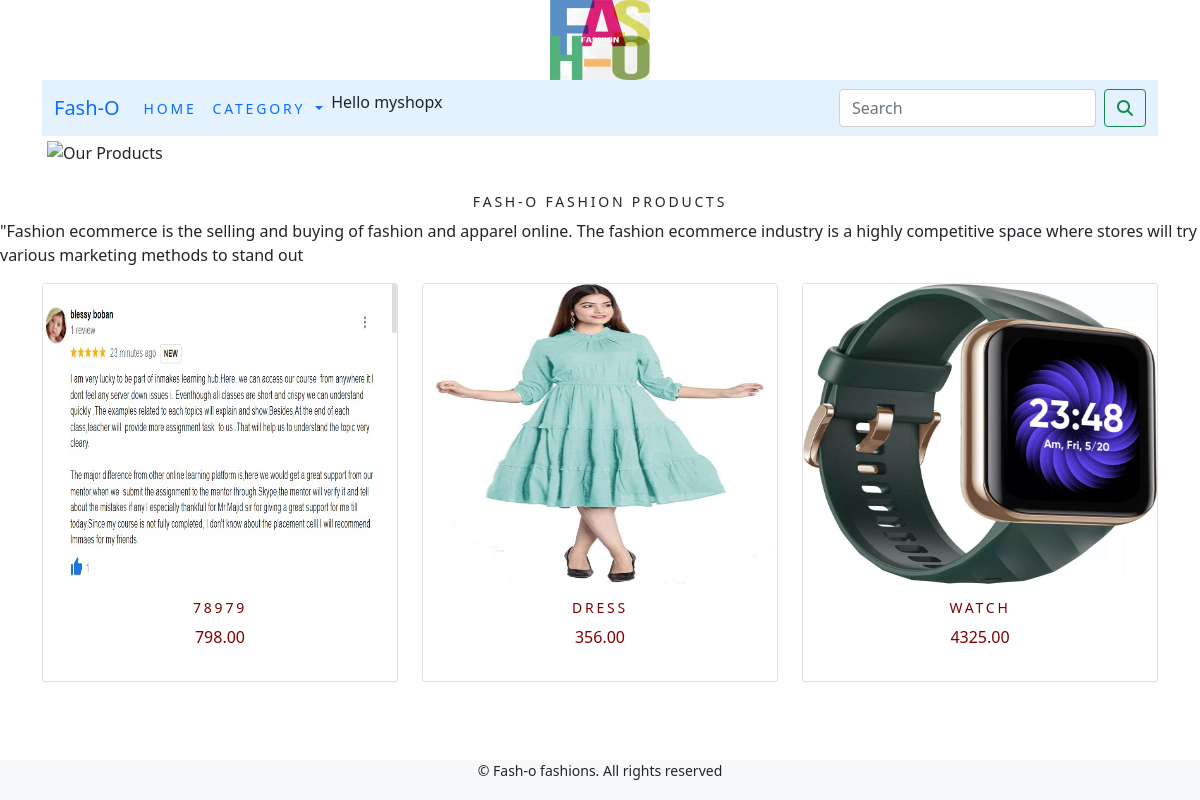
The app's page /home/ (signed in) with its own data.
### ecomapp/models.py (models this page shows, shortened)
class Product(models.Model):
    name = models.CharField(max_length=200, unique=True)
    description = models.TextField(blank=True)
    price = models.DecimalField(max_digits=10, decimal_places=2)
    image = models.ImageField(upload_to='products', blank=True)
    stock = models.IntegerField()
    available = models.BooleanField(default=True)
    created = models.DateTimeField(auto_now_add=True)
    updated = models.DateTimeField(auto_now=True)
    class Meta:
        ordering = ('name',)
        verbose_name = 'product'
        verbose_name_plural = 'products'

### ecomapp/views.py (the view)
# urls.py: path('home/', views.allProdCat, name='allProdCat'),
def allProdCat(request,):
    c_page = None
    products_list = Product.objects.all().filter(available=True)
    paginator=Paginator(products_list,6)
    try:
        page=int(request.GET.get('page', '1'))
    except:
        page= 1
    try:
        products=paginator.page(page)
    except  (InvalidPage, EmptyPage):
        products= paginator.page(paginator.num_pages)
    return render(request, "category.html", {'category': c_page, 'products': products})

### cart/context_processors.py (called while the page is built)
def counter(request):
    item_count = 0
    if 'admin' in request.path:
        return {}
    else:
        try:
            cart = Cart.objects.filter(cart_id=_cart_id(request))
            kart_items = CartItem.objects.all().filter(cart=cart[:1])
            for cart_item in kart_items:
                item_count += cart_item.quantity
        except  Cart.DoesNotExist:
            item_count = 0
    return dict(item_count=item_count)

### cart/views.py (called while the page is built)
def _cart_id(request):
    cart = request.session.session_key
    if not cart:
        cart = request.session.create()
    return cart

### templates/category.html (shortened to what this page needs)
{%  extends  'base.html'  %}
{%  load static  %}
{%  block content  %}
                <img  class="my_image   my_image_padding" src="{%  static  'img/GXGHXJG.png'  %}"  alt="Our Products"  style="width:100%;height:500px;">
</div>
<br>
<div>
    <h1 class="text-center  my_title">Fash-O Fashion Products</h1>
    <p class="text-justify">"Fashion ecommerce is the selling and buying of fashion and apparel online. The fashion ecommerce industry is a highly competitive space where stores will try various marketing methods to stand out</p>
</div>
<div  class="container">
    <div  class="row  mx_auto">
        {%  for product in  products  %}
        <div  class="my_bottom_margin  col-9  col-sm-12  col-md-12  col-lg-4">
            <div  class="card  text-center"  style="min-width:16rem;">
                <a href="{% url 'ecomapp:ProCatDetail' product.id %}"><img class="card-img-top   my_image"  src="{{product.image.url}}"  style="height:300px;"  alt="{{product.name}}"></a>
                <div  class="card-body"  style="color:maroon;">
                    <h4>{{product.name}}</h4>
                    <p>{{product.price}}</p>
                </div>
            </div>
        </div>
        {%   endfor  %}
    </div>
</div>
{%  endblock  %}

### templates/navbar.html (shortened to what this page needs)
<nav class="navbar navbar-expand-lg" style="background-color: #e3f2fd;">
  <div class="container-fluid">
    <a class="navbar-brand" href="#">Fash-O</a>
    <div class="collapse navbar-collapse" id="navbarSupportedContent">
      <ul class="navbar-nav me-auto mb-2 mb-lg-0">
        <li class="nav-item">
          <a class="nav-link active" aria-current="page" href="{%  url  'ecomapp:allProdCat'   %}">Home</a>
        </li>
        <li class="nav-item dropdown  {%  if 'ecomapp' in request.path  %}active{%  endif  %}">
          <a class="nav-link dropdown-toggle" href="#" id="navbarDropdown" role="button" data-bs-toggle="dropdown" aria-expanded="false">
            Category
          </a>
        </li>
									{%  if user.is_authenticated  %}
									<li>Hello {{user.username}}</li>
									{%  endif  %}
      </ul>
      <form class="d-flex" action=""   method="get">
        <input class="form-control me-2" type="search" placeholder="Search"  name="q"  aria-label="Search">
        <button class="btn btn-outline-success" type="submit"> <i class="fa fa-search"></i> </button>
      </form>
    </div>
  </div>
</nav>

### static/css/custom.css (style rules this page uses)
.nav-item { letter-spacing : .2em; font-size : 14px; text-transform : uppercase; }
.my_image { width : 100%; height : auto; }
.my_title { font-size : 14px; text-transform : uppercase; letter-spacing : .2em; }
.my_image_padding { padding:5px }
.my_bottom_margin { margin-bottom : 10px; }
.card-body h4 { font-size : 14px; text-transform : uppercase; letter-spacing : .2em; }

### records on screen
Product: image (picture), name "78979", price "798.00"
Product: image (picture), name "DRESS", price "356.00"
Product: image (picture), name "WATCH", price "4325.00"

### other values on screen
{{ user.username }} "myshopx"
